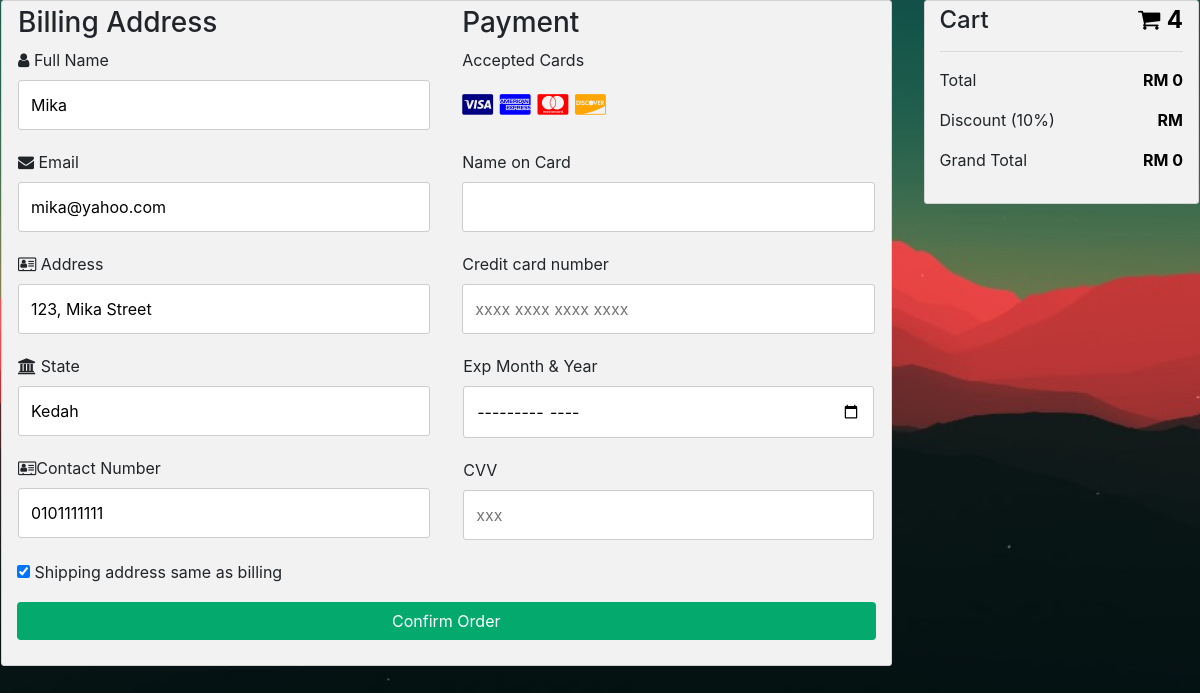
Screenshot of /payment.php (signed in) with the database file from the repository.
### tables this page shows
CREATE TABLE `user` (
  `user_id` int(10) NOT NULL,
  `user_name` varchar(100) NOT NULL,
  `user_email` varchar(100) NOT NULL,
  `user_pass` varchar(100) NOT NULL,
  `user_pass2` varchar(100) NOT NULL,
  `user_address` text NOT NULL,
  `user_state` text NOT NULL,
  `user_contact` varchar(255) NOT NULL,
  `user_image` text NOT NULL
);

### payment.php (the view, shortened to what this page needs)
<?php
include("includes/db.php");
$user = $_SESSION['user_email'];
$get_user = "select * from user where user_email='$user'";
$run_user = mysqli_query($con, $get_user);
$row_user = mysqli_fetch_array($run_user);
$name = $row_user['user_name'];
$email = $row_user['user_email'];
$address = $row_user['user_address'];
$state = $row_user['user_state'];
$contact = $row_user['user_contact'];
?>
<!DOCTYPE html>
<html>
<head>
  <link rel="stylesheet" href="./styles/payment.css" media="all" />
  <link rel="stylesheet" href="./styles/bootstrap/css/bootstrap.min.css" />
  <link rel="stylesheet" href="https://cdnjs.cloudflare.com/ajax/libs/font-awesome/4.7.0/css/font-awesome.min.css">
</head>
<body>
  <div class="row">
    <div class="col-75">
      <div class="container">
        <form action="" method="POST">
          <div class="row">
            <div class="col-50">
              <h3>Billing Address</h3>
              <label for="u_name"><i class="fa fa-user"></i> Full Name</label>
              <input type="text" name="u_name" value="<?php echo $name; ?>" pattern="[A-Za-z\s.,&]{0,25}" required />
              <label for="u_email"><i class="fa fa-envelope"></i> Email</label>
              <input type="email" name="u_email" size="40" value="<?php echo $email; ?>" required />
              <label for="u_address"><i class="fa fa-address-card-o"></i> Address</label>
              <input type="text" name="u_address" value="<?php echo $address; ?>" required>
              <label for="u_state"><i class="fa fa-institution"></i> State</label>
              <input type="text" name="u_state" value="<?php echo $state; ?>" required>
              <label for="u_contact"><i class="fa fa-address-card-o"></i>Contact Number</label>
              <input type="text" name="u_contact" placeholder="Eg:0122345678" pattern="[0]{1}[1]{1}[0-9]{8,9}" value="<?php echo $contact; ?>" required />
            </div>
            <div class="col-50">
              <h3>Payment</h3>
              <label for="fname">Accepted Cards</label>
              <div class="icon-container">
                <i class="fa fa-cc-visa" style="color:navy;"></i>
                <i class="fa fa-cc-amex" style="color:blue;"></i>
                <i class="fa fa-cc-mastercard" style="color:red;"></i>
                <i class="fa fa-cc-discover" style="color:orange;"></i>
              </div>
              <label for="cname">Name on Card</label>
              <input type="text" id="cname" name="cardname" required>
              <label for="ccnum">Credit card number</label>
              <input type="text" maxlength="16" minlength="16" id="ccnum" name="cardnumber" placeholder="xxxx xxxx xxxx xxxx" required>
              <div class="row">
                <div class="col-50">
                  <label for="expyear">Exp Month & Year</label>
                  <input type="month" id="expyear" name="expyear" min="2021-06">
                </div>
                <div class="col-50">
                  <label for="cvv">CVV</label>
                  <input type="text" id="cvv" name="cvv" minlength="3" placeholder="xxx"required>
                </div>
              </div>
            </div>
          </div>
          <label>
            <input type="checkbox" checked="checked" name="sameadr"> Shipping address same as billing
          </label>
          <input type="submit" name="orders" value="Confirm Order" class="btn" />
        </form>
      </div>
    </div>
    <div class="col-25">
      <div class="container">
        <h4>Cart
          <span class="price" style="color:black">
            <i class="fa fa-shopping-cart"></i>
            <b>4</b>
          </span>
        </h4>
        <?php
        $total = 0;
        $promotion_price = 0;
        ?>
        <hr>
        <p>Total <span class="price" style="color:black"><b><?php echo "RM " . $total; ?></b></span></p>
        <p>Discount (10%) <span class="price" style="color:black"><b><?php echo "RM " . $discount_price; ?></b></span></p>
        <p>Grand Total <span class="price" style="color:black"><b><?php echo "RM " . $promotion_price; ?></b></span></p>
      </div>
    </div>
  </div>
</body>
</html>

### styles/payment.css (style rules this page uses)
body { background-image: url("../images/background.jfif") !important; background-size: cover; background-repeat: no-repeat; background-attachment: fixed; }
.row { display: -ms-flexbox; display: flex; -ms-flex-wrap: wrap; flex-wrap: wrap; margin: 0 -16px; }
.col-25 { -ms-flex: 25%; flex: 25%; }
.col-50 { -ms-flex: 50%; flex: 50%; }
.col-75 { -ms-flex: 75%; flex: 75%; }
.col-25, .col-50, .col-75 { padding: 0 16px; }
.container { background-color: #f2f2f2; padding: 5px 20px 15px 20px; border: 1px solid lightgrey; border-radius: 3px; }
input[type="text"] { width: 100%; margin-bottom: 20px; padding: 12px; border: 1px solid #ccc; border-radius: 3px; }
input[type="email"] { width: 100%; margin-bottom: 20px; padding: 12px; border: 1px solid #ccc; border-radius: 3px; }
input[type="month"] { width: 100%; margin-bottom: 20px; padding: 12px; border: 1px solid #ccc; border-radius: 3px; }
label { margin-bottom: 10px; display: block; }
.icon-container { margin-bottom: 20px; padding: 7px 0; font-size: 24px; }
.btn { background-color: #04aa6d; color: white; padding: 12px; margin: 10px 0; border: none; width: 100%; border-radius: 3px; cursor: pointer; font-size: 17px; }
span.price { float: right; color: grey; }

### rows the page displays
user: u_name "Mika", u_email "mika@yahoo.com", u_address "123, Mika Street", u_state "Kedah", u_contact "0101111111"

### other values shown
$total "0"
$promotion_price "0"
